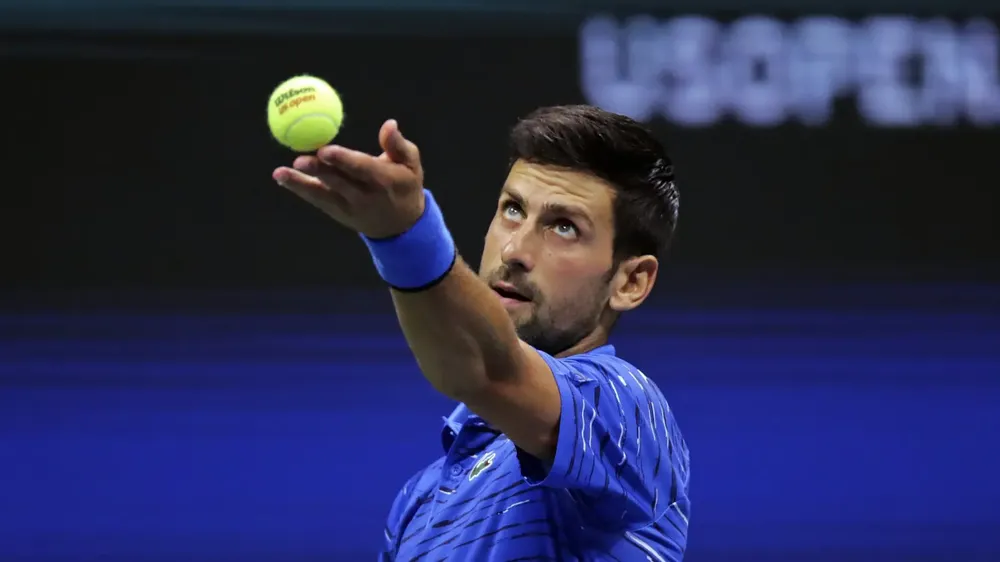
#> input picture BallTrackerSample/tennisball1.webp, 1000 x 562 px, shrunk from 1600 x 900 before the run
$ python -i grip.py   (imports and definitions only)
#> lines starting #> are read from the running program, lines starting #| are printed output that depends on the picture; after the words box and inside, x2 and y2 are one past the last pixel; in counts of white or black regions, pixels touching at a corner belong together
import cv2
import numpy
import math
from enum import Enum

class GripPipeline:
    """
    An OpenCV pipeline generated by GRIP.
    """

    def __init__(self):
        """initializes all values to presets or None if need to be set
        """

        self.__hsv_threshold_hue = [20.28776978417266, 60.20478401574665]
        self.__hsv_threshold_saturation = [30.5755486805662, 255.0]
        self.__hsv_threshold_value = [99.99999125226796, 255.0]

        self.hsv_threshold_output = None

        self.__blur_input = self.hsv_threshold_output
        self.__blur_type = BlurType.Box_Blur
        self.__blur_radius = 0.0

        self.blur_output = None

        self.__cv_dilate_src = self.blur_output
        self.__cv_dilate_kernel = None
        self.__cv_dilate_anchor = (-1, -1)
        self.__cv_dilate_iterations = 6.0
        self.__cv_dilate_bordertype = cv2.BORDER_CONSTANT
        self.__cv_dilate_bordervalue = (-1)

        self.cv_dilate_output = None


    def process(self, source0):
        """
        Runs the pipeline and sets all outputs to new values.
        """
        # Step HSV_Threshold0:
        self.__hsv_threshold_input = source0
        (self.hsv_threshold_output) = self.__hsv_threshold(self.__hsv_threshold_input, self.__hsv_threshold_hue, self.__hsv_threshold_saturation, self.__hsv_threshold_value)

        # Step Blur0:
        self.__blur_input = self.hsv_threshold_output
        (self.blur_output) = self.__blur(self.__blur_input, self.__blur_type, self.__blur_radius)

        # Step CV_dilate0:
        self.__cv_dilate_src = self.blur_output
        (self.cv_dilate_output) = self.__cv_dilate(self.__cv_dilate_src, self.__cv_dilate_kernel, self.__cv_dilate_anchor, self.__cv_dilate_iterations, self.__cv_dilate_bordertype, self.__cv_dilate_bordervalue)


    @staticmethod
    def __hsv_threshold(input, hue, sat, val):
        """Segment an image based on hue, saturation, and value ranges.
        Args:
            input: A BGR numpy.ndarray.
            hue: A list of two numbers the are the min and max hue.
            sat: A list of two numbers the are the min and max saturation.
            lum: A list of two numbers the are the min and max value.
        Returns:
            A black and white numpy.ndarray.
        """
        out = cv2.cvtColor(input, cv2.COLOR_BGR2HSV)
        return cv2.inRange(out, (hue[0], sat[0], val[0]),  (hue[1], sat[1], val[1]))

    @staticmethod
    def __blur(src, type, radius):
        """Softens an image using one of several filters.
        Args:
            src: The source mat (numpy.ndarray).
            type: The blurType to perform represented as an int.
            radius: The radius for the blur as a float.
        Returns:
            A numpy.ndarray that has been blurred.
        """
        if(type is BlurType.Box_Blur):
            ksize = int(2 * round(radius) + 1)
            return cv2.blur(src, (ksize, ksize))
        elif(type is BlurType.Gaussian_Blur):
            ksize = int(6 * round(radius) + 1)
            return cv2.GaussianBlur(src, (ksize, ksize), round(radius))
        elif(type is BlurType.Median_Filter):
            ksize = int(2 * round(radius) + 1)
            return cv2.medianBlur(src, ksize)
        else:
            return cv2.bilateralFilter(src, -1, round(radius), round(radius))

    @staticmethod
    def __cv_dilate(src, kernel, anchor, iterations, border_type, border_value):
        """Expands area of higher value in an image.
        Args:
           src: A numpy.ndarray.
           kernel: The kernel for dilation. A numpy.ndarray.
           iterations: the number of times to dilate.
           border_type: Opencv enum that represents a border type.
           border_value: value to be used for a constant border.
        Returns:
            A numpy.ndarray after dilation.
        """
        return cv2.dilate(src, kernel, anchor, iterations = (int) (iterations +0.5),
                            borderType = border_type, borderValue = border_value)


BlurType = Enum('BlurType', 'Box_Blur Gaussian_Blur Median_Filter Bilateral_Filter')

>>> import cv2
>>> picture = cv2.imread('tennisball1.webp')
#> picture is the input picture: shape (562, 1000, 3); mean B, G, R 85, 43.9, 40.4
>>> result = GripPipeline().process(picture)
#> in __hsv_threshold, `out = cv2.cvtColor(input, cv2.COLOR_BGR2HSV)`: out: shape (562, 1000, 3); mean H, S, V 90.3, 120.5, 89.9
#> in __hsv_threshold, `return cv2.inRange(out, (hue[0], sat[0], val[0]),  (hue[1], sat[1], va..`:
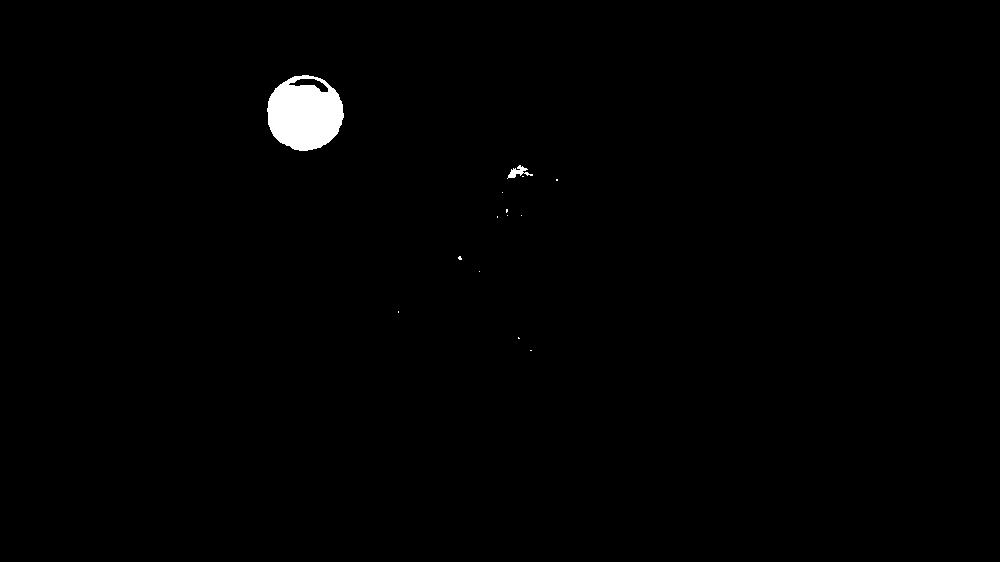
#> returned value: shape (562, 1000); 0.8% white; 14 white regions (12 under 20 px), largest, box (x1, y1, x2, y2) and area: (267, 75, 344, 151) 4308, (507, 165, 533, 179) 144
